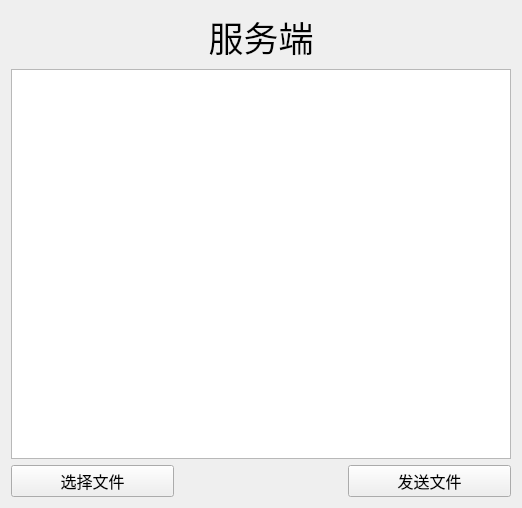
<?xml version="1.0" encoding="UTF-8"?>
<ui version="4.0">
 <class>Widget</class>
 <widget class="QWidget" name="Widget">
  <property name="geometry">
   <rect>
    <x>0</x>
    <y>0</y>
    <width>522</width>
    <height>508</height>
   </rect>
  </property>
  <property name="windowTitle">
   <string>Widget</string>
  </property>
  <layout class="QGridLayout" name="gridLayout">
   <item row="0" column="1">
    <widget class="QLabel" name="label">
     <property name="font">
      <font>
       <family>Agency FB</family>
       <pointsize>26</pointsize>
      </font>
     </property>
     <property name="text">
      <string>服务端</string>
     </property>
     <property name="alignment">
      <set>Qt::AlignCenter</set>
     </property>
    </widget>
   </item>
   <item row="0" column="0">
    <spacer name="horizontalSpacer">
     <property name="orientation">
      <enum>Qt::Horizontal</enum>
     </property>
     <property name="sizeHint" stdset="0">
      <size>
       <width>94</width>
       <height>20</height>
      </size>
     </property>
    </spacer>
   </item>
   <item row="2" column="0">
    <widget class="QPushButton" name="btnSelectFile">
     <property name="font">
      <font>
       <family>Agency FB</family>
       <pointsize>12</pointsize>
      </font>
     </property>
     <property name="text">
      <string>选择文件</string>
     </property>
    </widget>
   </item>
   <item row="1" column="0" colspan="3">
    <widget class="QTextEdit" name="textEdit"/>
   </item>
   <item row="2" column="1">
    <spacer name="horizontalSpacer_3">
     <property name="orientation">
      <enum>Qt::Horizontal</enum>
     </property>
     <property name="sizeHint" stdset="0">
      <size>
       <width>40</width>
       <height>20</height>
      </size>
     </property>
    </spacer>
   </item>
   <item row="2" column="2">
    <widget class="QPushButton" name="btnSendFile">
     <property name="font">
      <font>
       <family>Agency FB</family>
       <pointsize>12</pointsize>
      </font>
     </property>
     <property name="text">
      <string>发送文件</string>
     </property>
    </widget>
   </item>
   <item row="0" column="2">
    <spacer name="horizontalSpacer_2">
     <property name="orientation">
      <enum>Qt::Horizontal</enum>
     </property>
     <property name="sizeHint" stdset="0">
      <size>
       <width>93</width>
       <height>20</height>
      </size>
     </property>
    </spacer>
   </item>
  </layout>
 </widget>
 <resources/>
 <connections/>
</ui>
